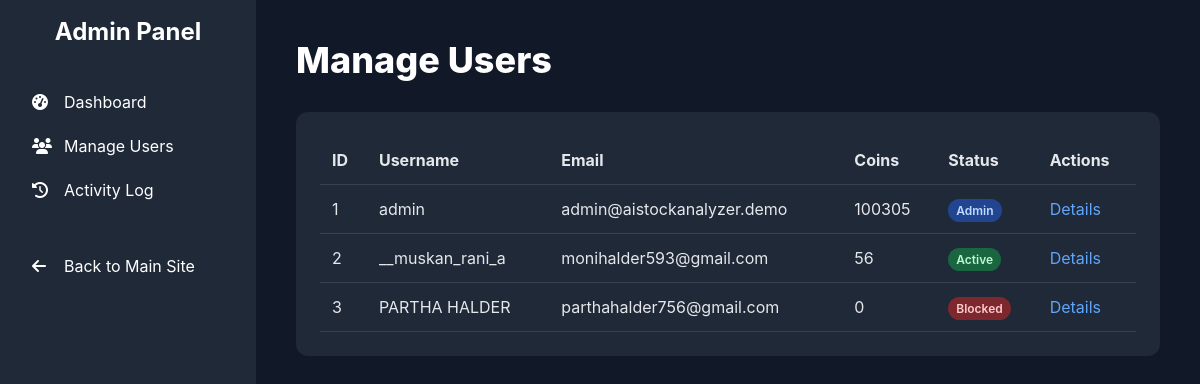
The app's page /admin/users (signed in) with its own data.
### app.py (models this page shows)
class User(db.Model, UserMixin):
    id = db.Column(db.Integer, primary_key=True)
    username = db.Column(db.String(20), unique=True, nullable=False)
    email = db.Column(db.String(120), unique=True, nullable=False)
    password = db.Column(db.String(60), nullable=False)
    coins = db.Column(db.Integer, default=10)
    is_verified = db.Column(db.Boolean, nullable=False, default=False)
    is_admin = db.Column(db.Boolean, nullable=False, default=False)
    is_blocked = db.Column(db.Boolean, nullable=False, default=False)
    created_at = db.Column(db.DateTime, nullable=False, default=datetime.utcnow)
    analyses = db.relationship('AnalysisHistory', backref='author', lazy=True)
    orders = db.relationship('Order', backref='customer', lazy=True)
    activities = db.relationship('UserActivity', backref='user', lazy=True)
    notifications = db.relationship('Notification', backref='recipient', lazy=True, cascade="all, delete-orphan")

### app.py (the view)
@admin.route('/users')
@admin_required
def manage_users():
    users = User.query.all()
    return render_template('users.html', users=users)

### app.py (called while the page is built)
@login_manager.user_loader
def load_user(user_id):
    return db.session.get(User, int(user_id))

def admin_required(f):
    @wraps(f)
    def decorated_function(*args, **kwargs):
        if not current_user.is_authenticated or not current_user.is_admin:
            flash("You do not have permission to access this page.", "danger")
            return redirect(url_for('home'))
        return f(*args, **kwargs)
    return decorated_function

### templates/admin/users.html (shortened to what this page needs)
{% extends "admin/layout.html" %}
{% block content %}
<h1 class="text-4xl font-extrabold text-white mb-8">Manage Users</h1>
<div class="bg-gray-800 p-6 rounded-xl">
    <div class="overflow-x-auto">
        <table class="w-full text-left">
            <thead>
                <tr class="border-b border-gray-700">
                    <th class="p-3">ID</th>
                    <th class="p-3">Username</th>
                    <th class="p-3">Email</th>
                    <th class="p-3">Coins</th>
                    <th class="p-3">Status</th>
                    <th class="p-3">Actions</th>
                </tr>
            </thead>
            <tbody>
                {% for user in users %}
                <tr class="border-b border-gray-700 hover:bg-gray-700">
                    <td class="p-3">{{ user.id }}</td>
                    <td class="p-3">{{ user.username }}</td>
                    <td class="p-3">{{ user.email }}</td>
                    <td class="p-3">{{ user.coins }}</td>
                    <td class="p-3">
                        {% if user.is_blocked %}
                            <span class="px-2 py-1 text-xs font-semibold text-red-200 bg-red-600/50 rounded-full">Blocked</span>
                        {% elif user.is_admin %}
                            <span class="px-2 py-1 text-xs font-semibold text-blue-200 bg-blue-600/50 rounded-full">Admin</span>
                        {% else %}
                            <span class="px-2 py-1 text-xs font-semibold text-green-200 bg-green-600/50 rounded-full">Active</span>
                        {% endif %}
                    </td>
                    <td class="p-3">
                        <a href="{{ url_for('admin.user_detail', user_id=user.id) }}" class="text-blue-400 hover:underline">Details</a>
                    </td>
                </tr>
                {% endfor %}
            </tbody>
        </table>
    </div>
</div>
{% endblock %}

### templates/admin/layout.html (style rules this page uses)
body { font-family: 'Inter', sans-serif; }

### records on screen
User: id "1", username "admin", email "admin@aistockanalyzer.demo", coins "100305", is_blocked "Admin"
User: id "2", username "__muskan_rani_a", email "monihalder593@gmail.com", coins "56", is_blocked "Active"
User: id "3", username "PARTHA HALDER", email "parthahalder756@gmail.com", coins "0", is_blocked "Blocked"
